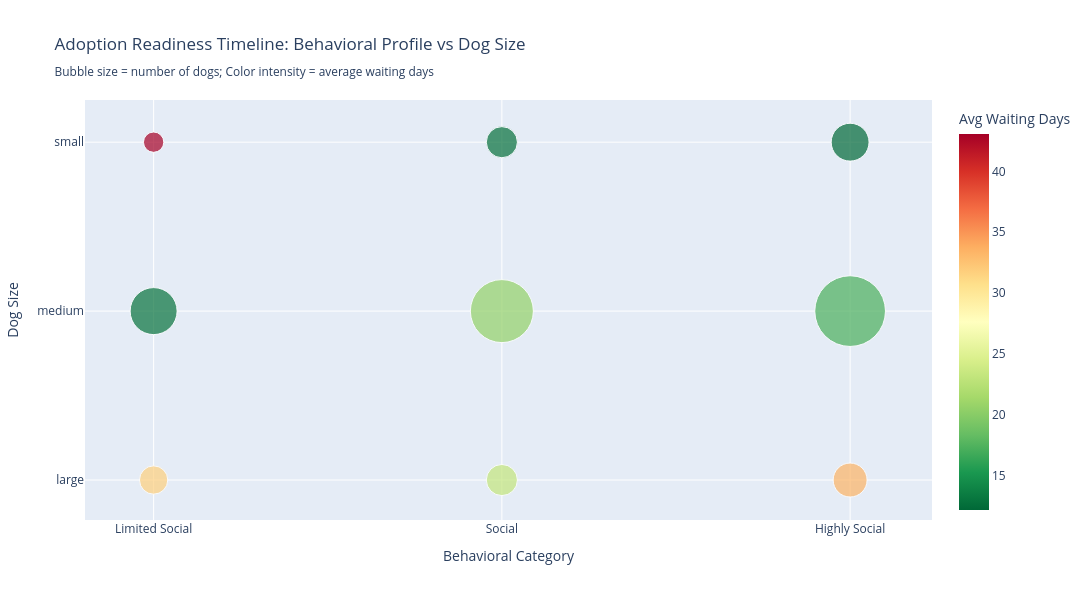

This figure's notebook cell:
### Code cell
fig1 = px.scatter(
    waiting_by_behavior_size,
    x='behavior_category',
    y='size',
    size='count',
    color='waiting_days',
    hover_name='behavior_category',
    hover_data={'size': True, 'waiting_days': ':.1f', 'count': True},
    title='Adoption Readiness Timeline: Behavioral Profile vs Dog Size<br><sub>Bubble size = number of dogs; Color intensity = average waiting days',
    color_continuous_scale='RdYlGn_r',
    size_max=50,
    height=600,
    width=1100,
    labels={
        'waiting_days': 'Average Waiting Days',
        'behavior_category': 'Behavioral Category',
        'size': 'Dog Size'
    },
    category_orders={'behavior_category': ['Limited Social', 'Social', 'Highly Social']}
)

fig1.update_layout(
    font=dict(size=12),
    coloraxis_colorbar=dict(title="Avg Waiting Days")
)
fig1.show()

### Figure 1 — Plotly figure (JSON) as saved in the notebook; plotly's stock layout.template omitted (floating-point values rounded to 4 significant figures)
{"data": [{"customdata": [[31.68, 91.0], [12.86, 251.0], [43.06, 47.0], [23.23, 110.0], [20.57, 451.0], [12.75, 110.0], [33.44, 131.0], [17.24, 568.0], [12.21, 163.0]], "hovertemplate": "<b>%{hovertext}</b><br><br>Behavioral Category=%{x}<br>Dog Size=%{y}<br>count=%{customdata[1]}<br>Average Waiting Days=%{marker.color:.1f}<extra></extra>", "hovertext": ["Limited Social", "Limited Social", "Limited Social", "Social", "Social", "Social", "Highly Social", "Highly Social", "Highly Social"], "legendgroup": "", "marker": {"color": [31.68, 12.86, 43.06, 23.23, 20.57, 12.75, 33.44, 17.24, 12.21], "coloraxis": "coloraxis", "size": [91, 251, 47, 110, 451, 110, 131, 568, 163], "sizemode": "area", "sizeref": 0.2272, "symbol": "circle"}, "mode": "markers", "name": "", "orientation": "v", "showlegend": false, "type": "scatter", "x": ["Limited Social", "Limited Social", "Limited Social", "Social", "Social", "Social", "Highly Social", "Highly Social", "Highly Social"], "xaxis": "x", "y": ["large", "medium", "small", "large", "medium", "small", "large", "medium", "small"], "yaxis": "y"}], "layout": {"coloraxis": {"colorbar": {"title": {"text": "Avg Waiting Days"}}, "colorscale": [[0, "rgb(0,104,55)"], [0.1, "rgb(26,152,80)"], [0.2, "rgb(102,189,99)"], [0.3, "rgb(166,217,106)"], [0.4, "rgb(217,239,139)"], [0.5, "rgb(255,255,191)"], [0.6, "rgb(254,224,139)"], [0.7, "rgb(253,174,97)"], [0.8, "rgb(244,109,67)"], [0.9, "rgb(215,48,39)"], [1, "rgb(165,0,38)"]]}, "font": {"size": 12}, "height": 600, "legend": {"itemsizing": "constant", "tracegroupgap": 0}, "title": {"text": "Adoption Readiness Timeline: Behavioral Profile vs Dog Size<br><sub>Bubble size = number of dogs; Color intensity = average waiting days"}, "width": 1100, "xaxis": {"anchor": "y", "categoryarray": ["Limited Social", "Social", "Highly Social"], "categoryorder": "array", "domain": [0, 1], "title": {"text": "Behavioral Category"}}, "yaxis": {"anchor": "x", "domain": [0, 1], "title": {"text": "Dog Size"}}}}
